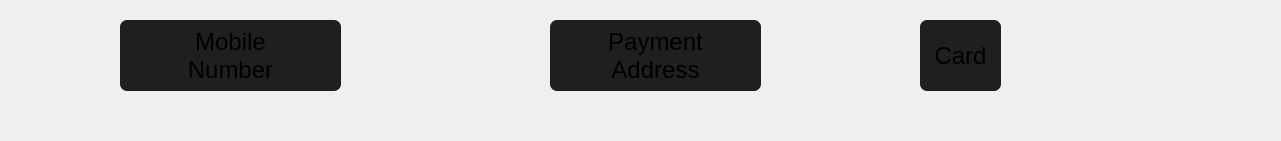
         <widget class="QWidget" name="widget_30" native="true">
          <property name="geometry">
           <rect>
            <x>0</x>
            <y>110</y>
            <width>1281</width>
            <height>141</height>
           </rect>
          </property>
          <widget class="QLabel" name="label_102">
           <property name="geometry">
            <rect>
             <x>20</x>
             <y>10</y>
             <width>100</width>
             <height>91</height>
            </rect>
           </property>
           <property name="minimumSize">
            <size>
             <width>0</width>
             <height>0</height>
            </size>
           </property>
           <property name="maximumSize">
            <size>
             <width>100</width>
             <height>100</height>
            </size>
           </property>
           <property name="text">
            <string/>
           </property>
           <property name="pixmap">
            <pixmap resource="assets2.qrc">:/new/prefix2/mobile.png</pixmap>
           </property>
           <property name="scaledContents">
            <bool>true</bool>
           </property>
          </widget>
          <widget class="QLabel" name="label_103">
           <property name="geometry">
            <rect>
             <x>810</x>
             <y>10</y>
             <width>100</width>
             <height>91</height>
            </rect>
           </property>
           <property name="minimumSize">
            <size>
             <width>0</width>
             <height>0</height>
            </size>
           </property>
           <property name="maximumSize">
            <size>
             <width>100</width>
             <height>100</height>
            </size>
           </property>
           <property name="text">
            <string/>
           </property>
           <property name="pixmap">
            <pixmap resource="assets2.qrc">:/new/prefix2/card.png</pixmap>
           </property>
           <property name="scaledContents">
            <bool>true</bool>
           </property>
          </widget>
          <widget class="QPushButton" name="pushButton_102">
           <property name="geometry">
            <rect>
             <x>120</x>
             <y>20</y>
             <width>221</width>
             <height>71</height>
            </rect>
           </property>
           <property name="font">
            <font>
             <pointsize>18</pointsize>
            </font>
           </property>
           <property name="styleSheet">
            <string notr="true">background-color: rgb(31, 31, 31);
border-radius:7px;</string>
           </property>
           <property name="text">
            <string>Mobile
Number</string>
           </property>
          </widget>
          <widget class="QLabel" name="label_104">
           <property name="geometry">
            <rect>
             <x>450</x>
             <y>0</y>
             <width>91</width>
             <height>100</height>
            </rect>
           </property>
           <property name="minimumSize">
            <size>
             <width>0</width>
             <height>0</height>
            </size>
           </property>
           <property name="maximumSize">
            <size>
             <width>100</width>
             <height>100</height>
            </size>
           </property>
           <property name="text">
            <string/>
           </property>
           <property name="pixmap">
            <pixmap resource="assets2.qrc">:/new/prefix2/paymentAddress.png</pixmap>
           </property>
           <property name="scaledContents">
            <bool>true</bool>
           </property>
          </widget>
          <widget class="QPushButton" name="pushButton_103">
           <property name="geometry">
            <rect>
             <x>550</x>
             <y>20</y>
             <width>211</width>
             <height>71</height>
            </rect>
           </property>
           <property name="font">
            <font>
             <pointsize>18</pointsize>
            </font>
           </property>
           <property name="styleSheet">
            <string notr="true">background-color: rgb(31, 31, 31);
border-radius:7px;</string>
           </property>
           <property name="text">
            <string>Payment
Address</string>
           </property>
          </widget>
          <widget class="QPushButton" name="pushButton_104">
           <property name="geometry">
            <rect>
             <x>920</x>
             <y>20</y>
             <width>81</width>
             <height>71</height>
            </rect>
           </property>
           <property name="font">
            <font>
             <pointsize>18</pointsize>
            </font>
           </property>
           <property name="styleSheet">
            <string notr="true">background-color: rgb(31, 31, 31);
border-radius:7px;</string>
           </property>
           <property name="text">
            <string>Card</string>
           </property>
          </widget>
         </widget>
